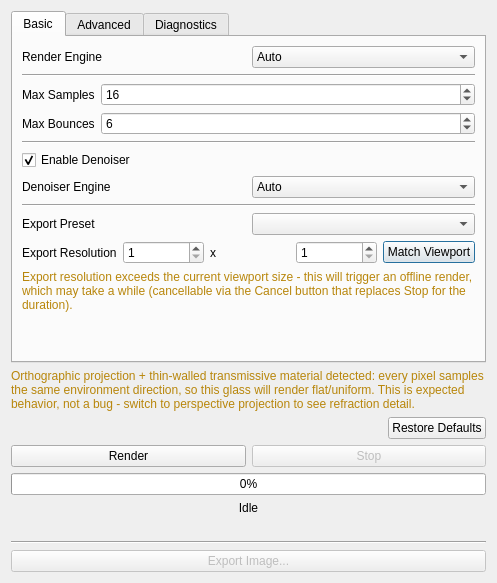
<?xml version="1.0" encoding="UTF-8"?>
<ui version="4.0">
 <class>RtRenderDialog</class>
 <widget class="QDialog" name="RtRenderDialog">
  <property name="geometry">
   <rect>
    <x>0</x>
    <y>0</y>
    <width>497</width>
    <height>583</height>
   </rect>
  </property>
  <property name="windowTitle">
   <string>Ray Tracing</string>
  </property>
  <layout class="QVBoxLayout" name="verticalLayout_main">
   <item>
    <widget class="QTabWidget" name="tabWidgetSettings">
     <property name="currentIndex">
      <number>0</number>
     </property>
     <widget class="QWidget" name="tabBasic">
      <attribute name="title">
       <string>Basic</string>
      </attribute>
      <layout class="QVBoxLayout" name="verticalLayoutBasic">
       <item>
        <layout class="QHBoxLayout" name="horizontalLayoutRenderEngine">
         <item>
          <widget class="QLabel" name="labelRenderEngine">
           <property name="text">
            <string>Render Engine</string>
           </property>
          </widget>
         </item>
         <item>
          <widget class="QComboBox" name="comboBoxRenderEngine">
           <item>
            <property name="text">
             <string>Auto</string>
            </property>
           </item>
           <item>
            <property name="text">
             <string>Embree (CPU)</string>
            </property>
           </item>
           <item>
            <property name="text">
             <string>OptiX (GPU)</string>
            </property>
           </item>
          </widget>
         </item>
        </layout>
       </item>
       <item>
        <widget class="Line" name="lineAfterRenderEngine">
         <property name="frameShape">
          <enum>QFrame::Shape::HLine</enum>
         </property>
         <property name="frameShadow">
          <enum>QFrame::Shadow::Sunken</enum>
         </property>
        </widget>
       </item>
       <item>
        <layout class="QFormLayout" name="formLayoutBasic">
         <item row="0" column="0">
          <widget class="QLabel" name="labelMaxSamples">
           <property name="text">
            <string>Max Samples</string>
           </property>
          </widget>
         </item>
         <item row="0" column="1">
          <widget class="QSpinBox" name="spinBoxMaxSamples">
           <property name="minimum">
            <number>1</number>
           </property>
           <property name="maximum">
            <number>100000</number>
           </property>
           <property name="singleStep">
            <number>16</number>
           </property>
           <property name="value">
            <number>16</number>
           </property>
          </widget>
         </item>
         <item row="1" column="0">
          <widget class="QLabel" name="labelMaxBounces">
           <property name="text">
            <string>Max Bounces</string>
           </property>
          </widget>
         </item>
         <item row="1" column="1">
          <widget class="QSpinBox" name="spinBoxMaxBounces">
           <property name="minimum">
            <number>1</number>
           </property>
           <property name="maximum">
            <number>64</number>
           </property>
           <property name="value">
            <number>6</number>
           </property>
          </widget>
         </item>
        </layout>
       </item>
       <item>
        <widget class="Line" name="lineBeforeDenoiser">
         <property name="frameShape">
          <enum>QFrame::Shape::HLine</enum>
         </property>
         <property name="frameShadow">
          <enum>QFrame::Shadow::Sunken</enum>
         </property>
        </widget>
       </item>
       <item>
        <widget class="QCheckBox" name="checkBoxDenoiser">
         <property name="text">
          <string>Enable Denoiser</string>
         </property>
         <property name="checked">
          <bool>true</bool>
         </property>
        </widget>
       </item>
       <item>
        <layout class="QHBoxLayout" name="horizontalLayoutDenoiserDevice">
         <item>
          <widget class="QLabel" name="labelDenoiserDevice">
           <property name="text">
            <string>Denoiser Engine</string>
           </property>
          </widget>
         </item>
         <item>
          <widget class="QComboBox" name="comboBoxDenoiserDevice">
           <item>
            <property name="text">
             <string>Auto</string>
            </property>
           </item>
           <item>
            <property name="text">
             <string>OIDN (CPU)</string>
            </property>
           </item>
           <item>
            <property name="text">
             <string>OIDN (GPU CUDA)</string>
            </property>
           </item>
           <item>
            <property name="text">
             <string>OptiX</string>
            </property>
           </item>
          </widget>
         </item>
        </layout>
       </item>
       <item>
        <widget class="Line" name="lineAfterDenoiser">
         <property name="frameShape">
          <enum>QFrame::Shape::HLine</enum>
         </property>
         <property name="frameShadow">
          <enum>QFrame::Shadow::Sunken</enum>
         </property>
        </widget>
       </item>
       <item>
        <layout class="QHBoxLayout" name="horizontalLayoutResolutionPreset">
         <item>
          <widget class="QLabel" name="labelResolutionPreset">
           <property name="text">
            <string>Export Preset</string>
           </property>
          </widget>
         </item>
         <item>
          <widget class="QComboBox" name="comboBoxResolutionPreset"/>
         </item>
        </layout>
       </item>
       <item>
        <layout class="QHBoxLayout" name="horizontalLayoutResolution">
         <item>
          <widget class="QLabel" name="labelExportResolution">
           <property name="text">
            <string>Export Resolution</string>
           </property>
          </widget>
         </item>
         <item>
          <widget class="QSpinBox" name="spinBoxExportWidth">
           <property name="minimum">
            <number>1</number>
           </property>
           <property name="maximum">
            <number>16384</number>
           </property>
           <property name="value">
            <number>1</number>
           </property>
          </widget>
         </item>
         <item>
          <widget class="QLabel" name="labelResolutionX">
           <property name="text">
            <string>x</string>
           </property>
          </widget>
         </item>
         <item>
          <widget class="QSpinBox" name="spinBoxExportHeight">
           <property name="minimum">
            <number>1</number>
           </property>
           <property name="maximum">
            <number>16384</number>
           </property>
           <property name="value">
            <number>1</number>
           </property>
          </widget>
         </item>
         <item>
          <widget class="QPushButton" name="pushButtonMatchViewport">
           <property name="text">
            <string>Match Viewport</string>
           </property>
          </widget>
         </item>
        </layout>
       </item>
       <item>
        <widget class="QLabel" name="labelResolutionWarning">
         <property name="visible">
          <bool>false</bool>
         </property>
         <property name="styleSheet">
          <string notr="true">color: #b8860b;</string>
         </property>
         <property name="text">
          <string>Export resolution exceeds the current viewport size - this will trigger an offline render, which may take a while (cancellable via the Cancel button that replaces Stop for the duration).</string>
         </property>
         <property name="wordWrap">
          <bool>true</bool>
         </property>
        </widget>
       </item>
       <item>
        <spacer name="verticalSpacerBasic">
         <property name="orientation">
          <enum>Qt::Orientation::Vertical</enum>
         </property>
         <property name="sizeHint" stdset="0">
          <size>
           <width>20</width>
           <height>10</height>
          </size>
         </property>
        </spacer>
       </item>
      </layout>
     </widget>
     <widget class="QWidget" name="tabAdvanced">
      <attribute name="title">
       <string>Advanced</string>
      </attribute>
      <layout class="QVBoxLayout" name="verticalLayoutAdvanced">
       <item>
        <layout class="QFormLayout" name="formLayoutAdvanced">
         <item row="0" column="0">
          <widget class="QLabel" name="labelFireflyClamp">
           <property name="text">
            <string>Firefly Clamp Threshold</string>
           </property>
          </widget>
         </item>
         <item row="0" column="1">
          <widget class="QDoubleSpinBox" name="doubleSpinBoxFireflyClamp">
           <property name="minimum">
            <double>0.100000000000000</double>
           </property>
           <property name="maximum">
            <double>1000.000000000000000</double>
           </property>
           <property name="singleStep">
            <double>0.500000000000000</double>
           </property>
           <property name="value">
            <double>3.000000000000000</double>
           </property>
          </widget>
         </item>
         <item row="1" column="0">
          <widget class="QLabel" name="labelMaxTransmissionBounces">
           <property name="text">
            <string>Max Transmission Bounces</string>
           </property>
          </widget>
         </item>
         <item row="1" column="1">
          <widget class="QSpinBox" name="spinBoxMaxTransmissionBounces">
           <property name="minimum">
            <number>1</number>
           </property>
           <property name="maximum">
            <number>256</number>
           </property>
           <property name="value">
            <number>32</number>
           </property>
          </widget>
         </item>
         <item row="2" column="0">
          <widget class="QLabel" name="labelRussianRouletteDepth">
           <property name="text">
            <string>Russian Roulette Start Depth</string>
           </property>
          </widget>
         </item>
         <item row="2" column="1">
          <widget class="QSpinBox" name="spinBoxRussianRouletteDepth">
           <property name="minimum">
            <number>1</number>
           </property>
           <property name="maximum">
            <number>64</number>
           </property>
           <property name="value">
            <number>3</number>
           </property>
          </widget>
         </item>
         <item row="3" column="0">
          <widget class="QLabel" name="labelMaxShadowRayHits">
           <property name="text">
            <string>Max Shadow Ray Hits (CPU only)</string>
           </property>
          </widget>
         </item>
         <item row="3" column="1">
          <widget class="QSpinBox" name="spinBoxMaxShadowRayHits">
           <property name="toolTip">
            <string>&lt;html&gt;&lt;head/&gt;&lt;body&gt;&lt;p&gt;Caps how many stacked transparent/glass surfaces a shadow ray walks through on the Embree (CPU) engine before giving up. &lt;/p&gt;&lt;p&gt;No effect on the OptiX (GPU) engine, which has no equivalent limit.&lt;/p&gt;&lt;/body&gt;&lt;/html&gt;</string>
           </property>
           <property name="minimum">
            <number>1</number>
           </property>
           <property name="maximum">
            <number>32</number>
           </property>
           <property name="value">
            <number>8</number>
           </property>
          </widget>
         </item>
         <item row="4" column="0">
          <widget class="QLabel" name="labelMaxVolumeScatterBounces">
           <property name="text">
            <string>Max Volume Scatter Bounces</string>
           </property>
          </widget>
         </item>
         <item row="4" column="1">
          <widget class="QSpinBox" name="spinBoxMaxVolumeScatterBounces">
           <property name="toolTip">
            <string>&lt;html&gt;&lt;head/&gt;&lt;body&gt;&lt;p&gt;Caps how many free (no Russian roulette) scatter events KHR_materials_volume_scatter's subsurface-scattering random walk runs before it starts probabilistically terminating.&lt;/p&gt;&lt;p&gt;Lower this to trade SSS quality for render speed on volume-scatter-heavy scenes; has no effect on scenes without such materials.&lt;/p&gt;&lt;/body&gt;&lt;/html&gt;</string>
           </property>
           <property name="minimum">
            <number>1</number>
           </property>
           <property name="maximum">
            <number>256</number>
           </property>
           <property name="value">
            <number>64</number>
           </property>
          </widget>
         </item>
        </layout>
       </item>
       <item>
        <widget class="QCheckBox" name="checkBoxEnvImportanceSampling">
         <property name="text">
          <string>Environment Importance Sampling (MIS)</string>
         </property>
         <property name="checked">
          <bool>true</bool>
         </property>
        </widget>
       </item>
       <item>
        <layout class="QHBoxLayout" name="horizontalLayoutShadows">
         <item>
          <widget class="QCheckBox" name="checkBoxShadows">
           <property name="text">
            <string>Shadows</string>
           </property>
           <property name="checked">
            <bool>true</bool>
           </property>
          </widget>
         </item>
         <item>
          <widget class="QCheckBox" name="checkBoxSelfShadows">
           <property name="text">
            <string>Self Shadows</string>
           </property>
           <property name="checked">
            <bool>true</bool>
           </property>
          </widget>
         </item>
        </layout>
       </item>
       <item>
        <spacer name="verticalSpacerAdvanced">
         <property name="orientation">
          <enum>Qt::Orientation::Vertical</enum>
         </property>
         <property name="sizeHint" stdset="0">
          <size>
           <width>20</width>
           <height>10</height>
          </size>
         </property>
        </spacer>
       </item>
      </layout>
     </widget>
     <widget class="QWidget" name="tabDiagnostics">
      <attribute name="title">
       <string>Diagnostics</string>
      </attribute>
      <layout class="QVBoxLayout" name="verticalLayoutDiagnostics">
       <item>
        <layout class="QFormLayout" name="formLayoutDiagnosticsEngine">
         <item row="0" column="0">
          <widget class="QLabel" name="labelDiagRenderer">
           <property name="text">
            <string>Renderer:</string>
           </property>
          </widget>
         </item>
         <item row="0" column="1">
          <widget class="QLabel" name="labelDiagRendererValue">
           <property name="text">
            <string>-</string>
           </property>
          </widget>
         </item>
         <item row="1" column="0">
          <widget class="QLabel" name="labelDiagGpu">
           <property name="text">
            <string>GPU:</string>
           </property>
          </widget>
         </item>
         <item row="1" column="1">
          <widget class="QLabel" name="labelDiagGpuValue">
           <property name="text">
            <string>-</string>
           </property>
          </widget>
         </item>
         <item row="2" column="0">
          <widget class="QLabel" name="labelDiagTraversal">
           <property name="text">
            <string>Traversal:</string>
           </property>
          </widget>
         </item>
         <item row="2" column="1">
          <widget class="QLabel" name="labelDiagTraversalValue">
           <property name="text">
            <string>-</string>
           </property>
          </widget>
         </item>
         <item row="3" column="0">
          <widget class="QLabel" name="labelDiagDenoiser">
           <property name="text">
            <string>Denoiser:</string>
           </property>
          </widget>
         </item>
         <item row="3" column="1">
          <widget class="QLabel" name="labelDiagDenoiserValue">
           <property name="text">
            <string>-</string>
           </property>
          </widget>
         </item>
        </layout>
       </item>
       <item>
        <spacer name="verticalSpacerDiagnosticsGroup">
         <property name="orientation">
          <enum>Qt::Orientation::Vertical</enum>
         </property>
         <property name="sizeType">
          <enum>QSizePolicy::Policy::Fixed</enum>
         </property>
         <property name="sizeHint" stdset="0">
          <size>
           <width>20</width>
           <height>12</height>
          </size>
         </property>
        </spacer>
       </item>
       <item>
        <layout class="QFormLayout" name="formLayoutDiagnosticsScene">
         <item row="0" column="0">
          <widget class="QLabel" name="labelDiagResolution">
           <property name="text">
            <string>Resolution:</string>
           </property>
          </widget>
         </item>
         <item row="0" column="1">
          <widget class="QLabel" name="labelDiagResolutionValue">
           <property name="text">
            <string>-</string>
           </property>
          </widget>
         </item>
         <item row="1" column="0">
          <widget class="QLabel" name="labelDiagTriangles">
           <property name="text">
            <string>Triangles:</string>
           </property>
          </widget>
         </item>
         <item row="1" column="1">
          <widget class="QLabel" name="labelDiagTrianglesValue">
           <property name="text">
            <string>-</string>
           </property>
          </widget>
         </item>
         <item row="2" column="0">
          <widget class="QLabel" name="labelDiagBlas">
           <property name="text">
            <string>BLAS Build:</string>
           </property>
          </widget>
         </item>
         <item row="2" column="1">
          <widget class="QLabel" name="labelDiagBlasValue">
           <property name="text">
            <string>-</string>
           </property>
          </widget>
         </item>
         <item row="3" column="0">
          <widget class="QLabel" name="labelDiagTlas">
           <property name="text">
            <string>TLAS Build:</string>
           </property>
          </widget>
         </item>
         <item row="3" column="1">
          <widget class="QLabel" name="labelDiagTlasValue">
           <property name="text">
            <string>-</string>
           </property>
          </widget>
         </item>
         <item row="4" column="0">
          <widget class="QLabel" name="labelDiagSamplesPerSec">
           <property name="text">
            <string>Samples/sec:</string>
           </property>
          </widget>
         </item>
         <item row="4" column="1">
          <widget class="QLabel" name="labelDiagSamplesPerSecValue">
           <property name="text">
            <string>-</string>
           </property>
          </widget>
         </item>
         <item row="5" column="0">
          <widget class="QLabel" name="labelDiagMRaysPerSec">
           <property name="text">
            <string>MRays/sec:</string>
           </property>
          </widget>
         </item>
         <item row="5" column="1">
          <widget class="QLabel" name="labelDiagMRaysPerSecValue">
           <property name="text">
            <string>-</string>
           </property>
          </widget>
         </item>
         <item row="6" column="0">
          <widget class="QLabel" name="labelDiagRenderTime">
           <property name="text">
            <string>Render Time:</string>
           </property>
          </widget>
         </item>
         <item row="6" column="1">
          <widget class="QLabel" name="labelDiagRenderTimeValue">
           <property name="text">
            <string>-</string>
           </property>
          </widget>
         </item>
        </layout>
       </item>
       <item>
        <spacer name="verticalSpacerDiagnostics">
         <property name="orientation">
          <enum>Qt::Orientation::Vertical</enum>
         </property>
         <property name="sizeHint" stdset="0">
          <size>
           <width>20</width>
           <height>10</height>
          </size>
         </property>
        </spacer>
       </item>
      </layout>
     </widget>
    </widget>
   </item>
   <item>
    <widget class="QLabel" name="labelOrthoThinWallWarning">
     <property name="visible">
      <bool>false</bool>
     </property>
     <property name="styleSheet">
      <string notr="true">color: #b8860b;</string>
     </property>
     <property name="text">
      <string>Orthographic projection + thin-walled transmissive material detected: every pixel samples the same environment direction, so this glass will render flat/uniform. This is expected behavior, not a bug - switch to perspective projection to see refraction detail.</string>
     </property>
     <property name="wordWrap">
      <bool>true</bool>
     </property>
    </widget>
   </item>
   <item>
    <layout class="QHBoxLayout" name="horizontalLayoutRestoreDefaults">
     <item>
      <spacer name="horizontalSpacerRestoreDefaults">
       <property name="orientation">
        <enum>Qt::Orientation::Horizontal</enum>
       </property>
       <property name="sizeHint" stdset="0">
        <size>
         <width>40</width>
         <height>20</height>
        </size>
       </property>
      </spacer>
     </item>
     <item>
      <widget class="QPushButton" name="pushButtonRestoreDefaults">
       <property name="text">
        <string>Restore Defaults</string>
       </property>
      </widget>
     </item>
    </layout>
   </item>
   <item>
    <layout class="QHBoxLayout" name="horizontalLayoutRenderButtons">
     <item>
      <widget class="QPushButton" name="pushButtonRender">
       <property name="text">
        <string>Render</string>
       </property>
      </widget>
     </item>
     <item>
      <widget class="QPushButton" name="pushButtonStop">
       <property name="enabled">
        <bool>false</bool>
       </property>
       <property name="text">
        <string>Stop</string>
       </property>
      </widget>
     </item>
    </layout>
   </item>
   <item>
    <widget class="QProgressBar" name="progressBarSamples">
     <property name="minimum">
      <number>0</number>
     </property>
     <property name="maximum">
      <number>128</number>
     </property>
     <property name="value">
      <number>0</number>
     </property>
    </widget>
   </item>
   <item>
    <widget class="QLabel" name="labelStatus">
     <property name="text">
      <string>Idle</string>
     </property>
     <property name="alignment">
      <set>Qt::AlignmentFlag::AlignHCenter</set>
     </property>
    </widget>
   </item>
   <item>
    <widget class="QLabel" name="labelElapsedTime">
     <property name="text">
      <string/>
     </property>
     <property name="alignment">
      <set>Qt::AlignmentFlag::AlignHCenter</set>
     </property>
    </widget>
   </item>
   <item>
    <layout class="QVBoxLayout" name="verticalLayoutExport">
     <item>
      <widget class="Line" name="lineExportSeparator">
       <property name="orientation">
        <enum>Qt::Orientation::Horizontal</enum>
       </property>
      </widget>
     </item>
     <item>
      <widget class="QPushButton" name="pushButtonExport">
       <property name="enabled">
        <bool>false</bool>
       </property>
       <property name="text">
        <string>Export Image...</string>
       </property>
      </widget>
     </item>
    </layout>
   </item>
  </layout>
 </widget>
 <resources/>
 <connections/>
</ui>
